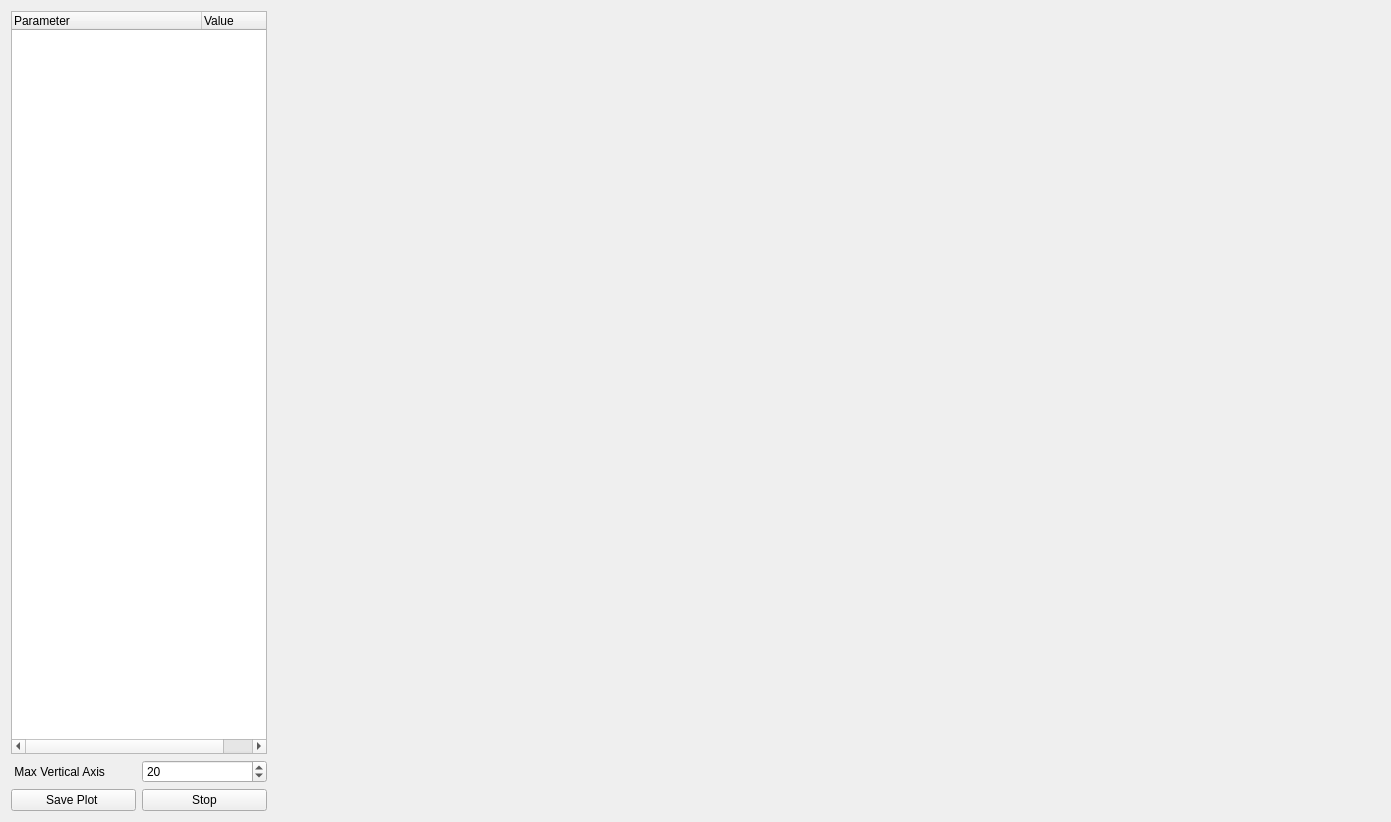
<?xml version="1.0" encoding="UTF-8"?>
<ui version="4.0">
 <class>parameterTemporalSeries</class>
 <widget class="QWidget" name="parameterTemporalSeries">
  <property name="geometry">
   <rect>
    <x>0</x>
    <y>0</y>
    <width>1391</width>
    <height>822</height>
   </rect>
  </property>
  <property name="sizePolicy">
   <sizepolicy hsizetype="Preferred" vsizetype="Expanding">
    <horstretch>0</horstretch>
    <verstretch>0</verstretch>
   </sizepolicy>
  </property>
  <layout class="QGridLayout" name="gridLayout_2">
   <item row="0" column="0">
    <widget class="QTreeWidget" name="treeWidget">
     <property name="sizePolicy">
      <sizepolicy hsizetype="Minimum" vsizetype="Expanding">
       <horstretch>0</horstretch>
       <verstretch>0</verstretch>
      </sizepolicy>
     </property>
     <property name="maximumSize">
      <size>
       <width>340</width>
       <height>16777215</height>
      </size>
     </property>
     <property name="focusPolicy">
      <enum>Qt::NoFocus</enum>
     </property>
     <attribute name="headerDefaultSectionSize">
      <number>190</number>
     </attribute>
     <column>
      <property name="text">
       <string>Parameter</string>
      </property>
     </column>
     <column>
      <property name="text">
       <string>Value</string>
      </property>
     </column>
    </widget>
   </item>
   <item row="1" column="0">
    <layout class="QGridLayout" name="gridLayout">
     <item row="0" column="0">
      <widget class="QLabel" name="label">
       <property name="layoutDirection">
        <enum>Qt::LeftToRight</enum>
       </property>
       <property name="text">
        <string> Max Vertical Axis</string>
       </property>
      </widget>
     </item>
     <item row="0" column="1">
      <widget class="QSpinBox" name="spinBox_2">
       <property name="focusPolicy">
        <enum>Qt::NoFocus</enum>
       </property>
       <property name="maximum">
        <number>50</number>
       </property>
       <property name="value">
        <number>20</number>
       </property>
      </widget>
     </item>
     <item row="1" column="0">
      <widget class="QPushButton" name="pushButton">
       <property name="focusPolicy">
        <enum>Qt::NoFocus</enum>
       </property>
       <property name="text">
        <string>Save Plot </string>
       </property>
       <property name="icon">
        <iconset resource="../resources/images.qrc">
         <normaloff>:/images/images/ .svg</normaloff>:/images/images/ .svg</iconset>
       </property>
      </widget>
     </item>
     <item row="1" column="1">
      <widget class="QPushButton" name="pushButton_2">
       <property name="focusPolicy">
        <enum>Qt::NoFocus</enum>
       </property>
       <property name="text">
        <string>Stop</string>
       </property>
       <property name="icon">
        <iconset resource="../resources/images.qrc">
         <normaloff>:/images/images/ic_pause_24px.svg</normaloff>
         <normalon>:/images/images/ic_play_arrow_24px.svg</normalon>
         <activeon>:/images/images/ic_play_arrow_24px.svg</activeon>
         <selectedon>:/images/images/ic_play_arrow_24px.svg</selectedon>:/images/images/ic_pause_24px.svg</iconset>
       </property>
       <property name="iconSize">
        <size>
         <width>16</width>
         <height>16</height>
        </size>
       </property>
       <property name="checkable">
        <bool>true</bool>
       </property>
       <property name="autoRepeat">
        <bool>true</bool>
       </property>
      </widget>
     </item>
    </layout>
   </item>
   <item row="0" column="1" rowspan="2">
    <widget class="QWidget" name="plotWidget" native="true">
     <property name="sizePolicy">
      <sizepolicy hsizetype="Expanding" vsizetype="Expanding">
       <horstretch>0</horstretch>
       <verstretch>0</verstretch>
      </sizepolicy>
     </property>
     <property name="maximumSize">
      <size>
       <width>1200</width>
       <height>16777215</height>
      </size>
     </property>
    </widget>
   </item>
  </layout>
 </widget>
 <resources>
  <include location="../resources/images.qrc"/>
 </resources>
 <connections/>
</ui>
